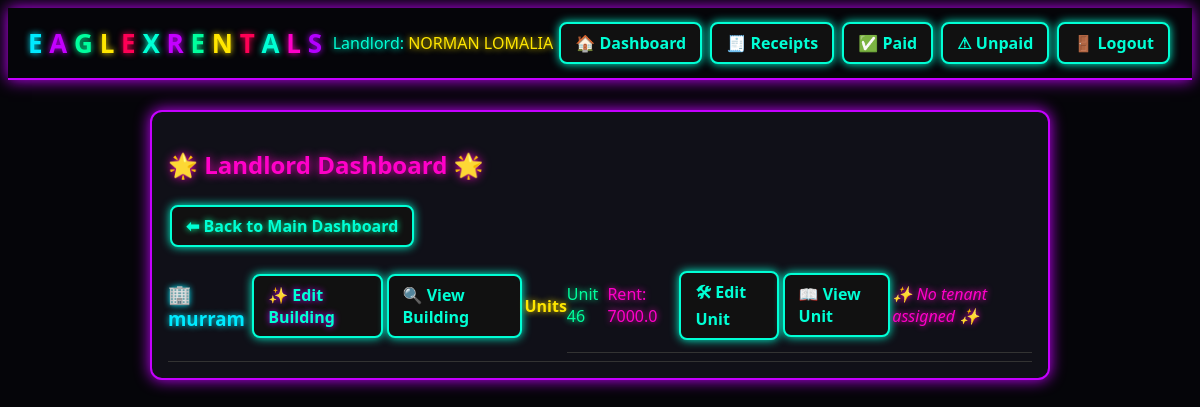
The app's page /landlord/dashboard (signed in), older data.
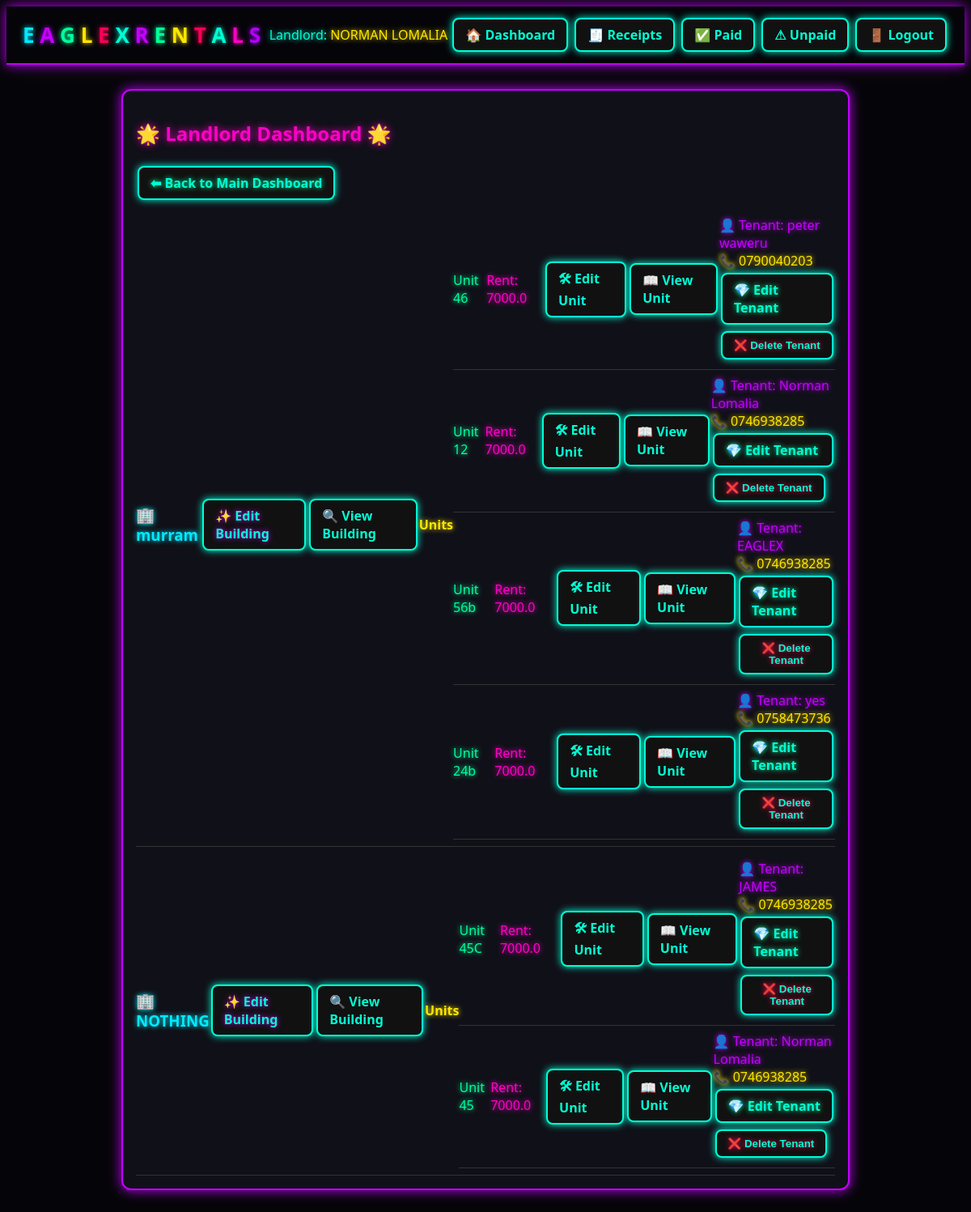
The same page, newer data.
### app.py (models this page shows, shortened)
class Building(db.Model):
    id = db.Column(db.Integer, primary_key=True)
    name = db.Column(db.String(150), nullable=False)
    landlord_id = db.Column(db.Integer, db.ForeignKey('landlord.id'), nullable=False)
    units = db.relationship('Unit', backref='building', cascade='all, delete-orphan')

class Unit(db.Model):
    id = db.Column(db.Integer, primary_key=True)
    number = db.Column(db.String(50), nullable=False)
    rent_amount = db.Column(db.Float, default=0.0)
    building_id = db.Column(db.Integer, db.ForeignKey('building.id'), nullable=False)
    tenant = db.relationship('Tenant', uselist=False, backref='unit')

class Tenant(db.Model):
    id = db.Column(db.Integer, primary_key=True)
    name = db.Column(db.String(150), nullable=False)
    phone = db.Column(db.String(50))
    id_number = db.Column(db.String(100))
    email = db.Column(db.String(120))
    amount_paid = db.Column(db.Float, default=0.0)
    paid = db.Column(db.Boolean, default=False)
    receipt_created_at = db.Column(db.DateTime, default=datetime.utcnow)
    unit_id = db.Column(db.Integer, db.ForeignKey('unit.id'))
    created_at = db.Column(db.DateTime, default=datetime.utcnow)

### app.py (the view)
@app.route('/landlord/dashboard')
@login_required
def landlord_dashboard():
    buildings = Building.query.filter_by(landlord_id=current_user.id).all()
    return render_template('landlord_dashboard.html', buildings=buildings)

### app.py (called while the page is built)
@login_manager.user_loader
def load_user(user_id):
    return Landlord.query.get(int(user_id))

    @property
    def full_name(self):
        return f"{self.first_name} {self.last_name}"

### templates/landlord_dashboard.html
{% extends "base.html" %}
{% block content %}
<div class="card">
  <h2 class="neon-heading-pink">🌟 Landlord Dashboard 🌟</h2>
  <a class="btn neon-green" href="{{ url_for('dashboard') }}">⬅ Back to Main Dashboard</a>
  {% for building in buildings %}
    <div class="receipt-item">
      <h3 class="neon-blue">🏢 {{ building.name }}</h3>
      <a class="btn neon-purple" href="{{ url_for('edit_building', bid=building.id) }}">✨ Edit Building</a>
      <a class="btn neon-cyan" href="{{ url_for('building_detail', bid=building.id) }}">🔍 View Building</a>
      <h4 class="neon-yellow">Units</h4>
      <ul class="receipt-list">
      {% for unit in building.units %}
        <li class="receipt-item">
          <span class="neon-green">Unit {{ unit.number }}</span>
          <span class="neon-pink">Rent: {{ unit.rent_amount }}</span>
          <a class="btn neon-orange" href="{{ url_for('edit_unit', uid=unit.id) }}">🛠 Edit Unit</a>
          <a class="btn neon-cyan" href="{{ url_for('unit_detail', uid=unit.id) }}">📖 View Unit</a>
          {% if unit.tenant %}
            <div class="receipt-info">
              <span class="neon-purple">👤 Tenant: {{ unit.tenant.name }}</span>
              <span class="neon-yellow">📞 {{ unit.tenant.phone }}</span>
              <a class="btn neon-green" href="{{ url_for('edit_tenant', tid=unit.tenant.id) }}">💎 Edit Tenant</a>
              <form method="POST" action="{{ url_for('delete_tenant', tid=unit.tenant.id) }}" style="display:inline;">
                <button class="btn neon-red" type="submit">❌ Delete Tenant</button>
              </form>
            </div>
          {% else %}
            <em class="neon-pink">✨ No tenant assigned ✨</em>
          {% endif %}
        </li>
      {% endfor %}
      </ul>
    </div>
  {% endfor %}
</div>
{% endblock %}

Row changes from the older to the newer data that the page shows:
shown differently, row unchanged: Unit: tenant.name (not shown) → "peter waweru"; tenant.phone (not shown) → "0790040203"; text "✨ No tenant assigned ✨" → "👤 Tenant: 📞 💎 Edit Tenant ❌ Delete Tenant"
added Unit: number "12", rent_amount "7000.0", tenant.name "Norman Lomalia", tenant.phone "0746938285", shown under Building "murram"
added Unit: number "56b", rent_amount "7000.0", tenant.name "EAGLEX", tenant.phone "0746938285", shown under Building "murram"
added Unit: number "24b", rent_amount "7000.0", tenant.name "yes", tenant.phone "0758473736", shown under Building "murram"
added Building: name "NOTHING"
added Unit: number "45C", rent_amount "7000.0", tenant.name "JAMES", tenant.phone "0746938285", shown under "NOTHING"
added Unit: number "45", rent_amount "7000.0", tenant.name "Norman Lomalia", tenant.phone "0746938285", shown under "NOTHING"
